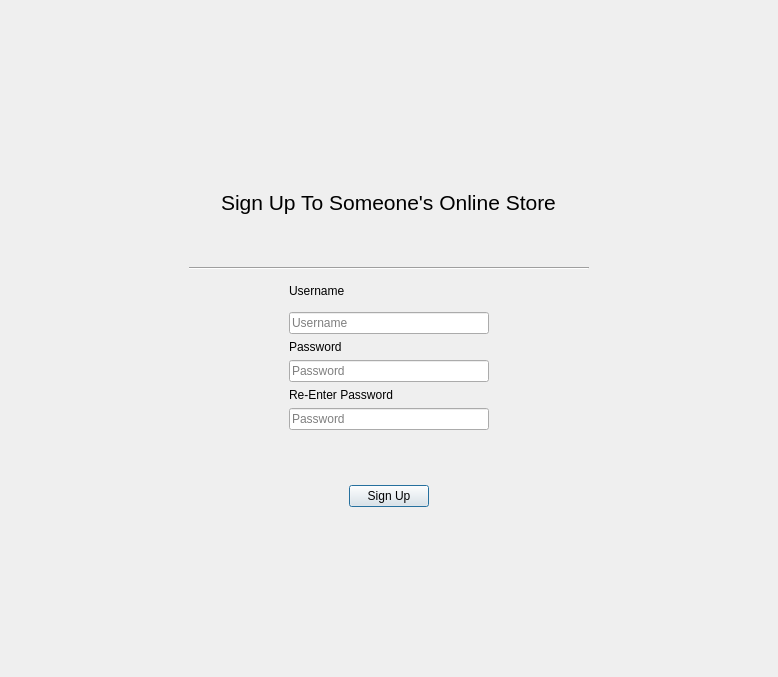
<?xml version="1.0" encoding="UTF-8"?>
<ui version="4.0">
 <class>Dialog</class>
 <widget class="QDialog" name="Dialog">
  <property name="geometry">
   <rect>
    <x>0</x>
    <y>0</y>
    <width>778</width>
    <height>677</height>
   </rect>
  </property>
  <property name="windowTitle">
   <string>Dialog</string>
  </property>
  <layout class="QVBoxLayout" name="verticalLayout_3">
   <item>
    <spacer name="verticalSpacer_3">
     <property name="orientation">
      <enum>Qt::Vertical</enum>
     </property>
     <property name="sizeHint" stdset="0">
      <size>
       <width>20</width>
       <height>121</height>
      </size>
     </property>
    </spacer>
   </item>
   <item alignment="Qt::AlignHCenter">
    <widget class="QLabel" name="label">
     <property name="minimumSize">
      <size>
       <width>0</width>
       <height>100</height>
      </size>
     </property>
     <property name="maximumSize">
      <size>
       <width>16777215</width>
       <height>100</height>
      </size>
     </property>
     <property name="font">
      <font>
       <pointsize>16</pointsize>
      </font>
     </property>
     <property name="text">
      <string>Sign Up To Someone's Online Store</string>
     </property>
    </widget>
   </item>
   <item>
    <widget class="QWidget" name="signUpWidget" native="true">
     <property name="maximumSize">
      <size>
       <width>16777215</width>
       <height>300</height>
      </size>
     </property>
     <layout class="QVBoxLayout" name="verticalLayout_2">
      <item alignment="Qt::AlignHCenter">
       <widget class="Line" name="line">
        <property name="minimumSize">
         <size>
          <width>400</width>
          <height>0</height>
         </size>
        </property>
        <property name="maximumSize">
         <size>
          <width>200</width>
          <height>16777215</height>
         </size>
        </property>
        <property name="orientation">
         <enum>Qt::Horizontal</enum>
        </property>
       </widget>
      </item>
      <item alignment="Qt::AlignHCenter">
       <widget class="QLabel" name="usernamelabel">
        <property name="minimumSize">
         <size>
          <width>200</width>
          <height>30</height>
         </size>
        </property>
        <property name="text">
         <string>Username</string>
        </property>
       </widget>
      </item>
      <item alignment="Qt::AlignHCenter">
       <widget class="QLineEdit" name="usernameField">
        <property name="minimumSize">
         <size>
          <width>200</width>
          <height>0</height>
         </size>
        </property>
        <property name="placeholderText">
         <string>Username</string>
        </property>
       </widget>
      </item>
      <item alignment="Qt::AlignHCenter">
       <widget class="QLabel" name="password1Label">
        <property name="minimumSize">
         <size>
          <width>200</width>
          <height>0</height>
         </size>
        </property>
        <property name="text">
         <string>Password</string>
        </property>
       </widget>
      </item>
      <item alignment="Qt::AlignHCenter">
       <widget class="QLineEdit" name="password1">
        <property name="minimumSize">
         <size>
          <width>200</width>
          <height>0</height>
         </size>
        </property>
        <property name="placeholderText">
         <string>Password</string>
        </property>
       </widget>
      </item>
      <item alignment="Qt::AlignHCenter">
       <widget class="QLabel" name="password2Label">
        <property name="minimumSize">
         <size>
          <width>200</width>
          <height>0</height>
         </size>
        </property>
        <property name="text">
         <string>Re-Enter Password</string>
        </property>
       </widget>
      </item>
      <item alignment="Qt::AlignHCenter">
       <widget class="QLineEdit" name="password2">
        <property name="minimumSize">
         <size>
          <width>200</width>
          <height>0</height>
         </size>
        </property>
        <property name="placeholderText">
         <string>Password</string>
        </property>
       </widget>
      </item>
      <item>
       <widget class="QWidget" name="MidWidget" native="true">
        <layout class="QVBoxLayout" name="verticalLayout">
         <item>
          <spacer name="verticalSpacer">
           <property name="orientation">
            <enum>Qt::Vertical</enum>
           </property>
           <property name="sizeHint" stdset="0">
            <size>
             <width>20</width>
             <height>40</height>
            </size>
           </property>
          </spacer>
         </item>
         <item alignment="Qt::AlignHCenter">
          <widget class="QPushButton" name="SignUpbutton">
           <property name="text">
            <string>Sign Up</string>
           </property>
          </widget>
         </item>
        </layout>
       </widget>
      </item>
     </layout>
    </widget>
   </item>
   <item>
    <spacer name="verticalSpacer_2">
     <property name="orientation">
      <enum>Qt::Vertical</enum>
     </property>
     <property name="sizeHint" stdset="0">
      <size>
       <width>20</width>
       <height>120</height>
      </size>
     </property>
    </spacer>
   </item>
  </layout>
 </widget>
 <resources/>
 <connections/>
</ui>
